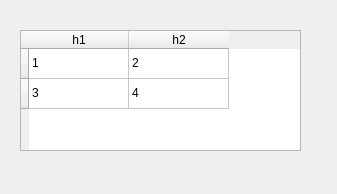
<?xml version="1.0" encoding="UTF-8"?>
<ui version="4.0">
 <class>Form</class>
 <widget class="QWidget" name="Form">
  <property name="geometry">
   <rect>
    <x>0</x>
    <y>0</y>
    <width>337</width>
    <height>194</height>
   </rect>
  </property>
  <property name="windowTitle">
   <string>Form</string>
  </property>
  <widget class="QTableWidget" name="tableWidget">
   <property name="geometry">
    <rect>
     <x>20</x>
     <y>30</y>
     <width>281</width>
     <height>121</height>
    </rect>
   </property>
   <row>
    <property name="text">
     <string> </string>
    </property>
   </row>
   <row>
    <property name="text">
     <string> </string>
    </property>
   </row>
   <column>
    <property name="text">
     <string>h1</string>
    </property>
   </column>
   <column>
    <property name="text">
     <string>h2</string>
    </property>
   </column>
   <item row="0" column="0">
    <property name="text">
     <string>1</string>
    </property>
   </item>
   <item row="0" column="1">
    <property name="text">
     <string>2</string>
    </property>
   </item>
   <item row="1" column="0">
    <property name="text">
     <string>3</string>
    </property>
   </item>
   <item row="1" column="1">
    <property name="text">
     <string>4</string>
    </property>
   </item>
  </widget>
 </widget>
 <resources/>
 <connections/>
</ui>
